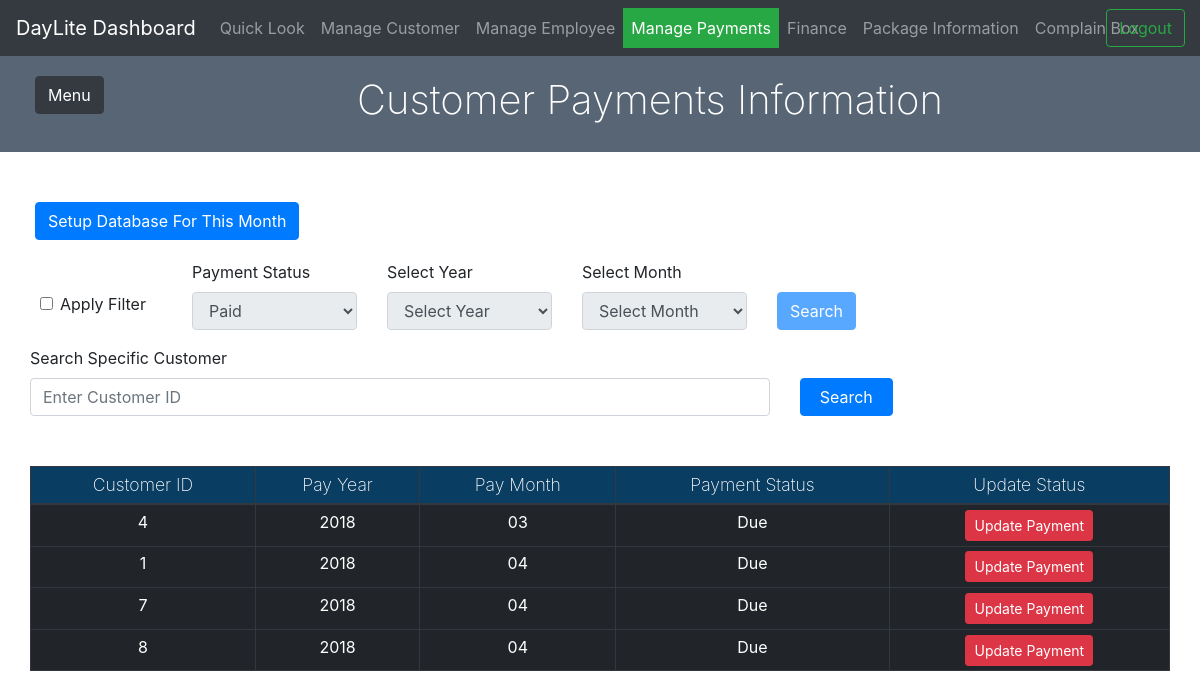
/page/customer_payments.php (signed in), run on the app's committed database.
### tables this page shows
CREATE TABLE `customer_payments` (
  `payment_id` int(11) NOT NULL,
  `customer_id` int(11) NOT NULL,
  `pay_month` text NOT NULL,
  `pay_year` text NOT NULL,
  `payment_status` text
);

### page/customer_payments.php (the view, shortened to what this page needs)
<!DOCTYPE html>
<html lang="en">
<head>
    <link rel="stylesheet" href="https://maxcdn.bootstrapcdn.com/bootstrap/4.0.0/css/bootstrap.min.css">
    <link rel="stylesheet" type="text/css" href="../css/page_css/customer_payments.css">
</head>
<body>
    <div id="full-page">
        <section>
            <nav class="navbar navbar-expand-lg navbar-dark bg-dark">
                <a id="logo" class="navbar-brand" href="#">DayLite Dashboard</a>
                <div class="collapse navbar-collapse" id="navbarNav">
                    <ul class="navbar-nav">
                        <li class="nav-item">
                            <a class="nav-link" href="quick_look.php">Quick Look <span class="sr-only">(current)</span></a>
                        </li>
                        <li class="nav-item" >
                            <a class="nav-link" href="manage_customer.php">Manage Customer</a>
                        </li>
                        <li class="nav-item">
                            <a class="nav-link" href="employeeList.php">Manage Employee</a>
                        </li>
                        <li class="nav-item active" id="Manage-payments">
                            <a class="nav-link" href="customer_payments.php">Manage Payments</a>
                        </li>
                        <li class="nav-item">
                            <a class="nav-link" href="finance.php">Finance</a>
                        </li>
                        <li class="nav-item">
                            <a class="nav-link" href="package_information.php">Package Information</a>
                        </li>
                        <li class="nav-item">
                            <a class="nav-link" href="complain_box.php">Complain Box</a>
                        </li>
                    </ul>
                    <form class="form-inline" action="../backend/logout_process.php">
                        <button id="logout-btn" class="btn btn-outline-success" type="submit">Logout</button>
                    </form>
                </div>
            </nav>
        </section>
        <section class="container-fluid">
            <div class="row" id="header-sec">
                <div class="col-1" >
                    <button id="menuBtn" type="button" class="btn btn-dark" onclick="openNav()">Menu</button>
                </div>
                <div class="col-11" id="page-header">
                    <h1>Customer Payments Information</h1>
                </div>
            </div>
            <form action="payment_config.php">
                <?php
                    $sql = "SELECT * FROM set_due_all_table";
                    $counter = false;
                    if($counter == false)
                    {
                        echo "
                            <button id='emg_btn' type='submit' class='btn btn-primary'>Setup Database For This Month</button>
                        ";
                    }
                ?>
            </form>
            <div class="container-fluid" id="paymentsList">
                <div id="filter">
                    <form action="customer_payments.php" method="GET">
                        <div class="row">
                            <div class="form-check" id="checkbox">
                                <input type="checkbox" class="form-check-input" id="applyFilterCheckbox" onclick="applyFilter()">
                                <label class="form-check-label">Apply Filter</label>
                            </div>
                            <div class="form-group col-2">
                                <label>Payment Status</label>
                                <select disabled class="form-control" name="_payment_type" id="area_box1">
                                    <option>Paid</option>
                                </select>
                            </div>
                            <div class="form-group col-2">
                                <label>Select Year</label>
                                <select disabled class="form-control" name="_year" id="area_box2">
                                    <option value="noValue">Select Year</option>
                                </select>
                            </div>
                            <div class="form-group col-2">
                                <label >Select Month</label>
                                <select disabled class="form-control" name="_month" id="area_box3">
                                    <option value="noValue">Select Month</option>
                                </select>
                            </div>
                            <div class="form-group col-2">
                                <button disabled type="submit" class="btn btn-primary" name="filtered_search_btn" id="filtered_search_btn">Search</button>
                            </div>
                        </div>
                    </form>
                    <form action="customer_payments.php" method="GET">
                        <label>Search Specific Customer</label>
                        <div class="row container-fluid form-group">
                            <input type="text" name="src_text" class="form-control col-8" placeholder="Enter Customer ID">
                            <button type="submit" class="btn btn-primary col-1" id="serachBtn" name="serachBtn_">Search</button>
                        </div>
                    </form>
                </div>
                <table class="table table-sm table-bordered table-hover table-dark">
                    <thead>
                        <tr>
                            <th scope="col" class="table-header">Customer ID</th>
                            <th scope="col" class="table-header">Pay Year</th>
                            <th scope="col" class="table-header">Pay Month</th>
                            <th scope="col" class="table-header">Payment Status</th>
                            <th scope="col" class="table-header">Update Status</th>
                        </tr>
                    </thead>
                    <tbody>
                        <?php
                            include "../backend/dbConnection.php";
                            if (isset($_GET['filtered_search_btn']))
                            {
                                $status = $_GET['_payment_type'];
                                $pay_year = $_GET['_year'];
                                $pay_month = $_GET['_month'];
                                if($pay_year == 'noValue' OR $pay_month == 'noValue')
                                {
                                    $message = "Select Year and Month Correctly.";
                                    echo "<script type='text/javascript'>alert('$message');</script>";
                                    $sql = "SELECT * FROM customer_payments WHERE payment_status='Due' ";
                                }
                                else
                                {
                                    $sql = "SELECT * FROM customer_payments WHERE pay_month='$pay_month' AND pay_year='$pay_year' AND payment_status='$status' ";
                                }
                            }
                            else
                            {
                                 $sql = "SELECT * FROM customer_payments WHERE payment_status='Due' ";
                            }
                            $result = mysqli_query($link, $sql);
                            if (mysqli_num_rows($result) > 0) {
                                while( $row = mysqli_fetch_assoc($result) ) {
                                    if($row['payment_status'] == 'Due')
                                    echo "
                                        <tr>
                                            <td class='thisbtn'> ".$row['customer_id']." </td>
                                            <td class='thisbtn'> ".$row['pay_year']." </td>
                                            <td class='thisbtn'> ".$row['pay_month']." </td>
                                            <td class='thisbtn'> ".$row['payment_status']." </td>
                                            <td class='thisbtn'> <a class='btn btn-danger btn-sm' href=\"../backend/update_customer_payment_data.php?id=$row[customer_id]&year=$row[pay_year]&month=$row[pay_month]\" onClick=\"return confirm('Are you sure This customer Paid?')\" >Update Payment</a> </td>
                                        </tr>
                                        ";
                                }
                            } else {
                                echo "
                                <tr>
                                    <td> 0 results </td>
                                </tr>
                                ";
                            }
                        ?>
                    </tbody>
                </table>
            </div>
        </section>
    </div>
</body>
</html>

### css/page_css/customer_payments.css (style rules this page uses)
#navbarNav li { transition: background-color 0.9s, border-color 0.9s; }
#logout-btn { position: absolute; right: 15px; }
#Manage-payments { background-color: #28a745; }
#menuBtn { margin: 20px; }
#header-sec { background-color: #576574; margin-bottom: 50px; }
#page-header h1 { text-align: center; font-weight: 200; padding: 20px; color: #ffffff; }
#paymentsList table { margin-top: 50px; }
#serachBtn { margin-left: 30px; }
#emg_btn { margin-left: 20px; margin-bottom: 20px; }
.thisbtn { text-align: center; }
.table-header { text-align: center; background-color: #0a3d62; font-weight: 200; font-size: 110%; }
#filtered_search_btn { margin-top: 32px; }
#checkbox { padding-top: 32px; margin-right: 31px; padding-left: 45px; }

### data on the page
customer_payments: customer "4", pay_year "2018", pay_month "03", payment_status "Due"
customer_payments: customer "1", pay_year "2018", pay_month "04", payment_status "Due"
customer_payments: customer "7", pay_year "2018", pay_month "04", payment_status "Due"
customer_payments: customer "8", pay_year "2018", pay_month "04", payment_status "Due"
